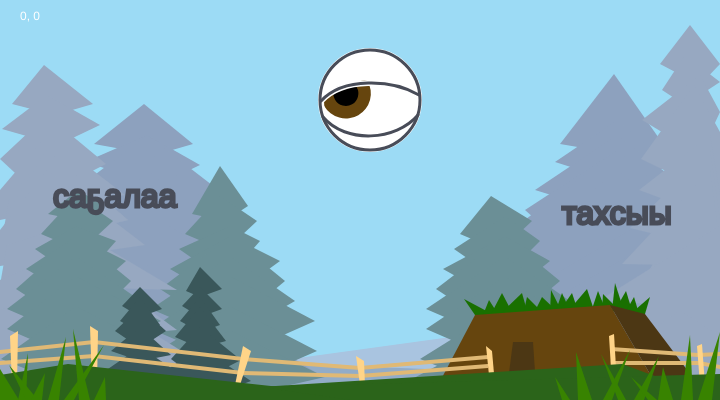
Frame 1 (no input)
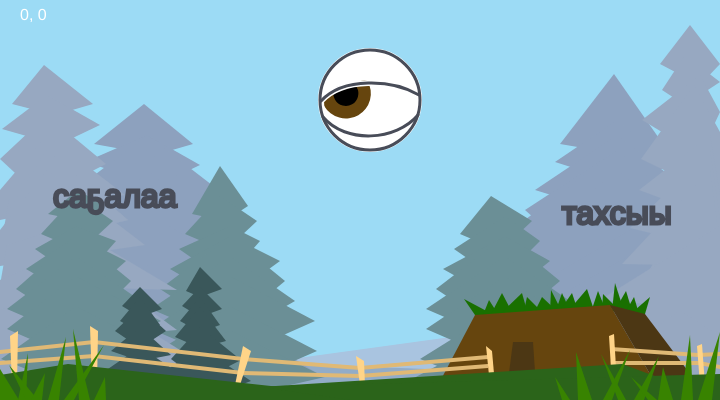
Frame 60 (no input)
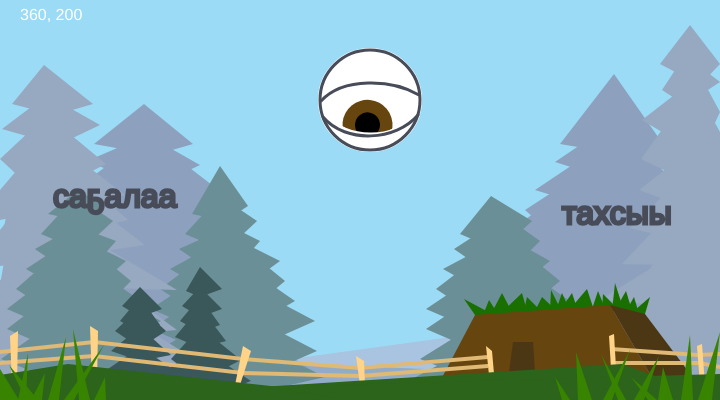
Frame 120 (the mouse pressed at the canvas centre since frame 60)

The p5.js sketch that drew these frames (run headless with seeded random() and noise() and a simulated clock; from frame 60 on, the mouse is pressed at the canvas centre):

// p5.js sketch
// ── sketch.js
let e1;

function setup() {
  createCanvas(720, 400);
  

  e1 = new Eye(370, 100, 100);
  
  }


function draw(){
  background("#9cdbf5");
  noStroke();
  
  e1.update(mouseX, mouseY);
  e1.display();
  
  
  //far away forest and dawn
  fill("#a9c4e0")
  quad(0, 400, 0, 399, 720, 300, 720, 400);
  fill("#92acc8")
  quad(0, 400, 0, 353, 720, 380, 720, 400);
  
  //grayish tree on left
  fill("#8da1be");
  quad(94, 144, 144, 104, 193, 144, 155, 155);
  quad(85, 162, 147, 135, 200, 165, 158, 185);
  quad(100, 200, 147, 155, 206, 200, 141, 230);
  quad(75, 190, 147, 135, 225, 195, 162, 220);
  quad(85, 210, 147, 150, 228, 220, 100, 250);
  quad(75, 235, 147, 150, 228, 220, 100, 250);
  quad(65, 275, 147, 170, 245, 245, 185, 345);
  quad(55, 315, 168, 225, 277, 290, 200, 385);
  quad(35, 350, 168, 250, 277, 330, 200, 400);
  quad(15, 375, 168, 280, 320, 375, 200, 400);
  
  //grayish tree on right
  fill("#8da1be");
  quad(560, 144, 614, 74, 663, 144, 625, 155);
  quad(555, 162, 617, 120, 670, 165, 628, 185);
  quad(550, 200, 617, 155, 676, 200, 611, 230);
  quad(535, 190, 617, 135, 695, 195, 632, 220);
  quad(525, 210, 617, 150, 698, 220, 570, 250);
  quad(505, 235, 617, 150, 698, 220, 570, 250);
  quad(495, 275, 617, 170, 715, 245, 655, 345);
  quad(485, 315, 638, 225, 747, 290, 670, 385);
  quad(465, 350, 638, 250, 747, 330, 670, 400);
  quad(455, 375, 638, 280, 790, 375, 670, 400);
  
  //blue green tree on right
  fill("#6b8f96");
  quad(460, 234, 491, 196, 532, 221, 500, 251);
  fill("#6b8f96");
  quad(454, 249, 505, 216, 540, 241, 500, 281);
  fill("#6b8f96");
  quad(443, 269, 505, 236, 550, 261, 500, 301);
  fill("#6b8f96");
  quad(436, 289, 505, 236, 560, 281, 500, 331);
  fill("#6b8f96");
  quad(426, 309, 505, 256, 570, 301, 500, 341);
  fill("#6b8f96");
  quad(426, 329, 505, 276, 570, 321, 500, 361);
  fill("#6b8f96");
  quad(420, 359, 505, 306, 576, 351, 500, 391);
  fill("#6b8f96");
  quad(410, 380, 505, 330, 590, 377, 500, 400);
  
  //blue green tree on left
  fill("#6b8f96");
  quad(192, 214, 220, 166, 248, 206, 225, 221);
  fill("#6b8f96");
  quad(185, 234, 220, 196, 257, 221, 225, 251);
  fill("#6b8f96");
  quad(179, 249, 230, 226, 260, 241, 225, 281);
  fill("#6b8f96");
  quad(170, 269, 230, 236, 280, 261, 225, 301);
  fill("#6b8f96");
  quad(160, 289, 230, 236, 285, 281, 225, 331);
  fill("#6b8f96");
  quad(151, 309, 230, 256, 295, 301, 225, 341);
  fill("#6b8f96");
  quad(151, 329, 230, 276, 315, 321, 225, 361);
  fill("#6b8f96");
  quad(145, 359, 230, 306, 317, 351, 225, 391);
  fill("#6b8f96");
  quad(135, 380, 230, 330, 325, 377, 225, 400);
  
   
  //gray tree on left
  fill("#97a8c1");
  quad(12, 104, 44, 65, 93, 104, 55, 115);
  fill("#97a8c1");
  quad(2, 129, 47, 95, 100, 125, 58, 145);
  fill("#97a8c1");
  quad(0, 159, 47, 115, 106, 164, 41, 197);
  fill("#97a8c1");
  quad(0, 190, 47, 135, 125, 195, 0, 220);
  fill("#97a8c1");
  quad(9, 200, 47, 150, 128, 220, 0, 250);
  fill("#97a8c1");
  quad(9, 210, 47, 150, 128, 220, 0, 250);
   fill("#97a8c1");
  quad(0, 230, 47, 170, 145, 245, 0, 266);
  fill("#97a8c1");
  quad(7, 245, 68, 225, 177, 290, 0, 285);
  fill("#97a8c1");
  quad(0, 280, 68, 250, 177, 330, 0, 345);
  fill("#97a8c1");
  quad(0, 310, 68, 280, 220, 375, 0, 385);
  
  //gray tree on right
  fill("#97a8c1");
  quad(660, 64, 690, 25, 720, 64, 700, 85);
  fill("#97a8c1");
  quad(662, 90, 685, 55, 720, 82, 685, 105);
  fill("#97a8c1");
  quad(642, 120, 700, 75, 720, 112, 700, 155);
  fill("#97a8c1");
  quad(641, 159, 694, 85, 720, 132, 720, 197);
  fill("#97a8c1");
  quad(639, 190, 710, 135, 720, 195, 720, 220);
  fill("#97a8c1");
  quad(638, 293, 710, 150, 720, 220, 720, 250);
  fill("#97a8c1");
  quad(630, 228, 710, 150, 720, 220, 720, 250);
   fill("#97a8c1");
  quad(622, 264, 710, 170, 720, 245, 720, 266);
  fill("#97a8c1");
  quad(600, 300, 720, 225, 720, 290, 720, 310);
  fill("#97a8c1");
  quad(610, 333, 720, 250, 720, 330, 720, 345);
  fill("#97a8c1");
  quad(550, 400, 680, 310, 720, 336, 720, 385);
  
  //blue green tree on left 1
  fill("#6b8f96");
  quad(48, 214, 78, 190, 104, 206, 81, 221);
  fill("#6b8f96");
  quad(41, 234, 76, 196, 113, 221, 81, 251);
  fill("#6b8f96");
  quad(35, 249, 76, 226, 116, 241, 81, 281);
  fill("#6b8f96");
  quad(26, 269, 76, 236, 126, 261, 81, 301);
  fill("#6b8f96");
  quad(16, 289, 76, 236, 131, 281, 81, 331);
  fill("#6b8f96");
  quad(7, 309, 76, 256, 141, 301, 81, 341);
  fill("#6b8f96");
  quad(7, 329, 76, 276, 161, 321, 81, 361);
  fill("#6b8f96");
  quad(1, 359, 76, 306, 163, 351, 81, 391);
  fill("#6b8f96");
  quad(19, 380, 76, 330, 171, 377, 81, 400);
  
  
  //dark tree on left
  fill("#3a575a");
  quad(122, 306, 140, 287, 162, 309, 140, 317);
  fill("#3a575a");
  quad(120, 321, 140, 297, 160, 325, 140, 332);
  fill("#3a575a");
  quad(115, 331, 140, 307, 166, 331, 140, 348);
  fill("#3a575a");
  quad(111, 351, 140, 327, 171, 355, 140, 361);
  fill("#3a575a");
  quad(105, 371, 140, 347, 191, 381, 140, 378);
  
  //dark tree on left 2
  fill("#3a575a");
  quad(186, 291, 200, 267, 222, 289, 200, 297);
  fill("#3a575a");
  quad(182, 306, 200, 287, 222, 309, 200, 317);
  fill("#3a575a");
  quad(180, 321, 200, 297, 220, 325, 200, 332);
  fill("#3a575a");
  quad(175, 337, 200, 307, 226, 341, 200, 348);
  fill("#3a575a");
  quad(171, 359, 200, 327, 241, 360, 200, 381);
  fill("#3a575a");
  quad(165, 371, 200, 347, 251, 381, 200, 400);
  
  //hoton grass
  fill("#197000");
  triangle(464, 299, 494, 315, 475, 315);
  fill("#197000");
  triangle(489, 300, 498, 314, 483, 315);
  fill("#197000");
  triangle(502, 293, 514, 316, 490, 316);
  fill("#197000");
  triangle(522, 293, 529, 318, 497, 317);
  fill("#197000");
  triangle(527, 297, 544, 314, 523, 315);
  fill("#197000");
  triangle(542, 297, 559, 313, 534, 313);
  fill("#197000");
  triangle(551, 290, 562, 312, 550, 312);
  fill("#197000");
  triangle(562, 293, 570, 311, 555, 313);
  fill("#197000");
  triangle(572, 293, 578, 311, 561, 309);
  fill("#197000");
  triangle(587, 289, 594, 310, 570, 309);
  fill("#197000");
  triangle(598, 291, 607, 313, 591, 312);
  fill("#197000");
  triangle(603, 294, 617, 308, 602, 309);
  fill("#197000");
  triangle(615, 283, 625, 314, 612, 311);
  fill("#197000");
  triangle(626, 291, 634, 317, 614, 312);
  fill("#197000");
  triangle(634, 297, 640, 317, 625, 313);
  fill("#197000");
  triangle(650, 297, 645, 314, 627, 317);
  //hoton
  fill("#66450e");
  quad(436, 389, 475, 315, 610, 305, 654, 381);
  fill("#4c3714");
  quad(654, 381, 610, 305, 645, 314, 694, 379);
  fill("#4c3714");
  quad(509, 373, 513, 342, 533, 342, 535, 372);
  
  
  //kyryo part1
  fill("#e0b975");
  quad(0, 354, 0, 350, 94, 340, 94, 344);
  fill("#e0b975");
  quad(0, 365, 0, 361, 94, 354, 94, 358);
  fill("#e0b975");
  quad(94, 344, 94, 340, 243, 357, 243, 361);
  fill("#e0b975");
  quad(94, 358, 94, 354, 243, 371, 243, 375);
  fill("#e0b975");
  quad(243, 361, 243, 357, 360, 366, 360, 370);
  fill("#e0b975");
  quad(243, 375, 243, 371, 360, 374, 360, 378);
  fill("#e0b975");
  quad(360, 370, 360, 366, 488, 355, 488, 359);
  fill("#e0b975");
  quad(360, 378, 360, 374, 488, 364, 488, 368);
  fill("#e0b975");
  quad(611, 347, 611, 351, 698, 357, 698, 353);
  fill("#e0b975");
  quad(614, 361, 614, 365, 699, 365, 699, 361);
  fill("#e0b975");
  quad(698, 353, 698, 357, 720, 356, 720, 352);
  fill("#e0b975");
  quad(699, 361, 699, 365, 720, 369, 720, 365);
  //kyryo part2
  fill("#ffd488");
  quad(12, 385, 10, 336, 18, 331, 17, 385);
  fill("#ffd488");
  quad(92, 385, 90, 326, 98, 331, 97, 385);
  fill("#ffd488");
  quad(235, 385, 243, 346, 251, 351, 240, 385);
  fill("#ffd488");
  quad(360, 385, 356, 356, 364, 361, 365, 385);
  fill("#ffd488");
  quad(490, 385, 486, 346, 492, 351, 495, 385);
  fill("#ffd488");
  quad(612, 385, 609, 336, 614, 334, 617, 385);
  fill("#ffd488");
  quad(700, 385, 697, 346, 702, 344, 705, 385);
  
 
  
  //darkgrass
  fill("#2b641a");
  quad(0, 375, 68, 364, 400, 400, 0, 400);
  quad(260, 387, 622, 364, 720, 400, 350, 400);
  quad(260, 387, 720, 374, 720, 400, 350, 400);
  
   //grass closer layer
  fill("#388300");
  triangle(28, 353, 26, 400, 18, 400);
  triangle(9, 365, 38, 400, 26, 400);
  triangle(45, 373, 42, 400, 31, 400);
  triangle(0, 369, 19, 400, 0, 400);
  triangle(66, 337, 59, 400, 48, 400);
  triangle(104, 345, 74, 400, 64, 400);
  triangle(73, 329, 90, 400, 79, 400);
  triangle(105, 377, 106, 400, 94, 400);
  triangle(576, 352, 592, 400, 578, 400);
  triangle(630, 350, 612, 400, 603, 400);
  triangle(555, 377, 570, 400, 562, 400);
  triangle(601, 354, 626, 400, 618, 400);
  triangle(659, 356, 644, 400, 634, 400);
  triangle(631, 377, 657, 400, 648, 400);
  triangle(663, 367, 673, 400, 658, 400);
  triangle(690, 335, 693, 400, 681, 400);
  triangle(720, 332, 712, 400, 698, 400);
  
  
  
  
  fill(255);
  text(mouseX + ", " + mouseY, 20, 20);
  
  //eyelids can i boolean shape them?
   fill(255);
  noStroke();
  bezier(356, 148, 384, 148, 405, 139, 418, 115);
  bezier(323, 116, 337, 139, 362, 153, 382, 147);
  bezier(335, 134, 342, 142, 367, 160, 405, 133);
  bezier(321, 101, 320, 68, 353, 51, 376, 51);
  bezier(350, 56, 380, 45, 405, 60, 419, 93);
  triangle(362, 60, 386, 75, 335, 87);
  triangle(386, 70, 358, 79, 406, 86);
  
  noFill();
   strokeWeight(6);
  stroke(255)
  bezier(324, 117, 345, 140, 395, 144, 417, 115);
  bezier(321, 101, 343, 77, 392, 79, 419, 95);
  
  strokeWeight(6);
  ellipse(370, 100, 98, 98);
  

  
  noFill();
  strokeWeight(3);
stroke("#484c58");
bezier(323, 117, 346, 144, 396, 141, 418, 115);
bezier(321, 101, 343, 77, 392, 79, 419, 95);
  ellipse(370, 100, 100, 100);
  
  //blend eyelids
  
  
  //stroke("#980011");
  //fill("#ff7282");
  //ellipse(370, 100, 100, 100);
  //noStroke();
  //fill("#450007");
  //ellipse(370, 133, 100, 100);
  
  
  textSize(32);
text('саҕалаа', 53, 207);
  
  
  textSize(32);
text('тахсыы', 562, 224);
 
  
  
  textSize(16);
  function mouseReleased(){
    print(mouseX + ", " + mouseY);
  }
}

function Eye(tx, ty, ts) {
  this.x = tx;
  this.y = ty;
  this.size = ts;
  this.angle = 0;

  this.update = function(mx, my) {
    this.angle = atan2(my - this.y, mx - this.x);
  };

  this.display = function() {
    push();
    translate(this.x, this.y);

      
    
    noStroke;
    fill(255);
    ellipse(0, 0, this.size, this.size);
    rotate(this.angle);
    fill("#66450e");
    ellipse(this.size / 4, 0, this.size / 2, this.size / 2);
    fill("#000000");
    ellipse(this.size / 4, 0, this.size / 4, this.size / 4);
    //fill(255);
    //ellipse(this.size / 10, 0, this.size / 8, this.size / 8);
    
    pop();
    
    
  };
  
}
